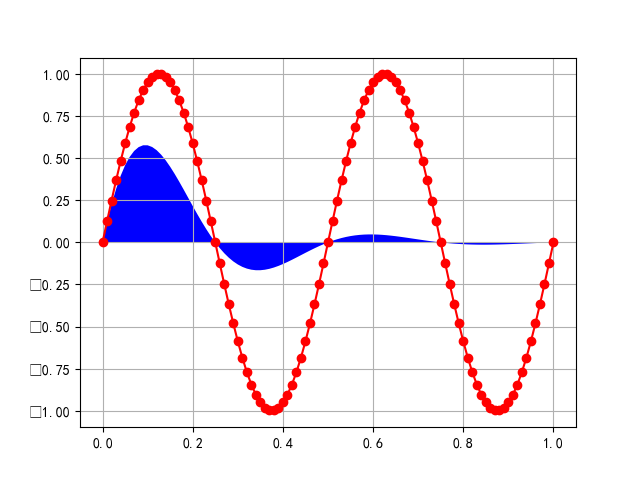
#> input picture test.png, 640 x 480 px, given in place of test.jpg, which was not available
$ python '显示图片.py'
#> lines starting #> are read from the running program, lines starting #| are printed output that depends on the picture; pictures that were not available may be replaced by others from this repository, and a replacement may not be noted
# -*- coding: utf-8 -*-
"""
Created on Tue Jul 16 14:31:12 2019

@author: 19045847
"""

#opencv显示图像
import numpy as np
import cv2
from matplotlib import pyplot as plt

img = cv2.imread('test.jpg')
#> img is the input picture: shape (480, 640, 3); mean B, G, R 243.9, 236.6, 243.4
b, g, r = cv2.split(img)
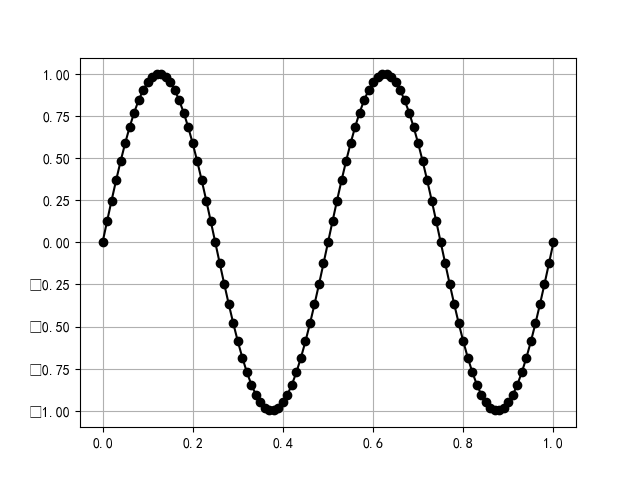
#> b: shape (480, 640); min 0, max 255, mean 243.9
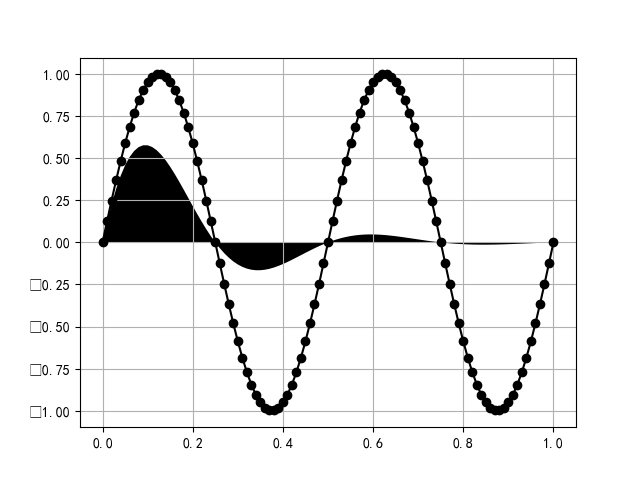
#> g: shape (480, 640); min 0, max 255, mean 236.6
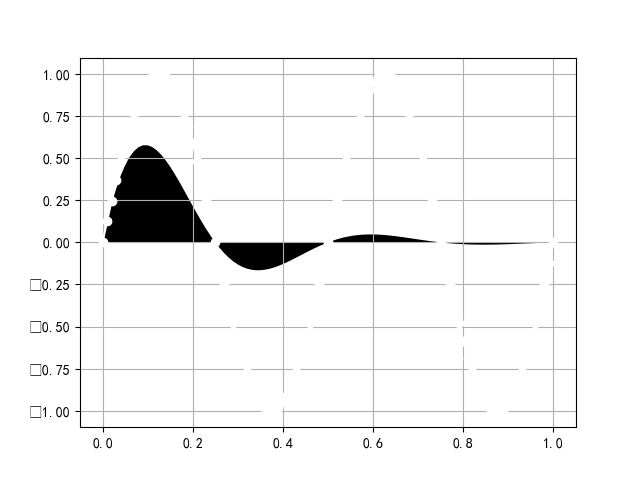
#> r: shape (480, 640); min 0, max 255, mean 243.4
img1 = cv2.merge([r,g,b])
plt.subplot(121)
plt.imshow(img1)#用plt正常显示rgb图像
plt.axis('off')

img2 = cv2.imread('logo.png')
#> (the run stopped early here; a loop or call above may not have finished)
